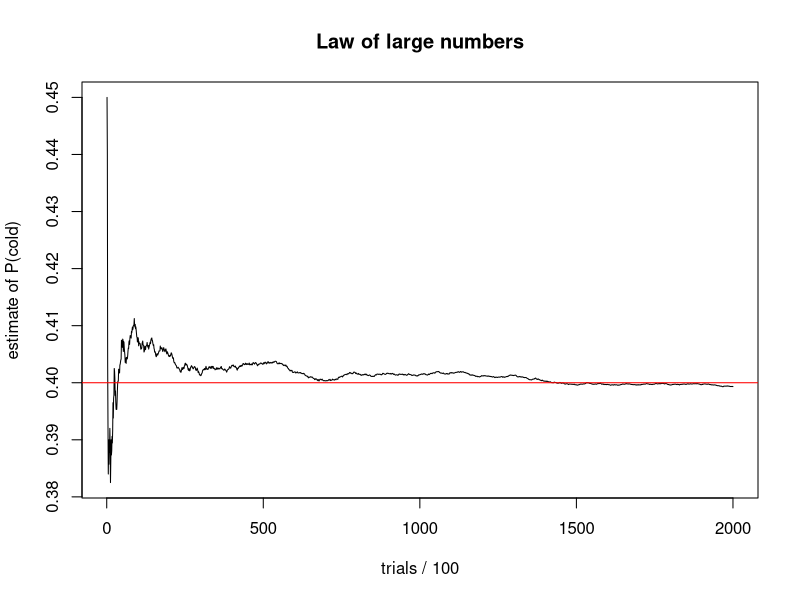

Here is the R script that generated this plot:
## ---- chunk 1
knitr::opts_chunk$set(echo = TRUE, message = FALSE, warning = FALSE,
                      fig.width = 6.5, fig.height = 4, comment = "#>")
# install any missing packages once, then load them
pkgs <- c("dplyr", "ggplot2", "e1071", "rpart", "class", "nnet", "DBI", "RSQLite")
missing <- pkgs[!sapply(pkgs, requireNamespace, quietly = TRUE)]
if (length(missing) > 0) install.packages(missing, repos = "https://cloud.r-project.org")
library(dplyr)
library(ggplot2)
## ---- chunk 2
set.seed(2026)

# ---- daily operations table ----
n_days <- 180
daily <- data.frame(date = seq(as.Date("2026-01-01"), by = "day", length.out = n_days))
daily$wday    <- factor(format(daily$date, "%a"),
                        levels = c("Mon","Tue","Wed","Thu","Fri","Sat","Sun"))
daily$weekend <- as.integer(daily$wday %in% c("Sat", "Sun"))
daily$temp    <- round(26 - 8 * (1:n_days) / n_days + rnorm(n_days, 0, 2), 1)
daily$promo   <- rbinom(n_days, 1, 0.4)
daily$ad_spend <- round(runif(n_days, 50, 300))
# true mechanism: sales = 900 + 2*ad + 150*promo + 180*weekend + 12*temp + noise
daily$sales     <- round(900 + 2 * daily$ad_spend + 150 * daily$promo +
                         180 * daily$weekend + 12 * daily$temp + rnorm(n_days, 0, 120))
daily$customers <- rpois(n_days, daily$sales / 8.5)

# ---- transaction table ----
menu <- data.frame(drink = c("Latte", "Flat White", "Cappuccino", "Cold Brew", "Tea"),
                   price = c(5.5, 5.0, 5.0, 6.0, 4.0))
n_tx <- 800
tx <- data.frame(id = 1:n_tx,
                 date = sample(daily$date, n_tx, replace = TRUE),
                 hour = sample(7:16, n_tx, replace = TRUE,
                               prob = c(.18, .16, .12, .08, .08, .12, .10, .07, .05, .04)))
tx$drink    <- sample(menu$drink, n_tx, replace = TRUE, prob = c(.30, .30, .15, .15, .10))
tx$loyalty  <- rbinom(n_tx, 1, 0.35)
tx$qty      <- 1 + rpois(n_tx, 0.2 + 0.5 * tx$loyalty)   # loyal customers buy more
tx$price    <- menu$price[match(tx$drink, menu$drink)]
tx$spend    <- tx$price * tx$qty
tx$wait_min <- round(rexp(n_tx, rate = 1/3), 2)

head(daily)
head(tx)
## ---- chunk 3
S <- expand.grid(customer1 = c("L","T","C"), customer2 = c("L","T","C"),
                 stringsAsFactors = FALSE)
nrow(S)                                           # |S| = 9
A <- S$customer1 == "L" | S$customer2 == "L"      # at least one latte
S[A, ]
sum(A) / nrow(S)                                  # 5/9
## ---- chunk 4
A <- tx$drink == "Latte"
B <- tx$loyalty == 1

pA  <- mean(A); pB <- mean(B); pAB <- mean(A & B)
c(P_A = pA, P_B = pB, P_A_and_B = pAB)

c(complement   = 1 - pA,
  union_rule   = pA + pB - pAB,
  union_direct = mean(A | B))              # both routes agree
## ---- chunk 5
n <- 8; k <- 3
perm <- factorial(n) / factorial(n - k)     # 8*7*6
comb <- choose(n, k)
c(permutations = perm, combinations = comb, ratio = perm / comb)   # ratio = 3! = 6

5 * 3 * 4                                    # menu variants

nrow(t(combn(8, 3)))                         # enumerate all 56 crews
t(combn(8, 3))[1:3, ]                        # first three crews
## ---- chunk 6
joint <- prop.table(table(drink = tx$drink, member = tx$loyalty))
round(joint, 3)                                     # joint
round(margin.table(joint, 1), 3)                    # marginal: drink
round(margin.table(joint, 2), 3)                    # marginal: member

# conditional: P(drink | member)
cond <- prop.table(table(drink = tx$drink, member = tx$loyalty), margin = 2)
round(cond, 3)

# by formula for Latte given member
joint["Latte", "1"] / sum(joint[, "1"])
## ---- chunk 7
A <- tx$drink == "Latte"; B <- tx$loyalty == 1
c(P_A_and_B = mean(A & B), P_A_times_P_B = mean(A) * mean(B))   # close => independent
c(P_A = mean(A), P_A_given_B = mean(A[B]))

# mutually exclusive: Latte vs Tea in one order
L <- tx$drink == "Latte"; T_ <- tx$drink == "Tea"
mean(L & T_)                                        # 0
mean(L | T_); mean(L) + mean(T_)                    # addition rule without overlap

chisq.test(table(tx$drink, tx$loyalty))$p.value     # formal check (Topic 4.8)
## ---- chunk 8
p_weather <- c(hot = 0.40, cool = 0.60)       # P(B_i), sums to 1
p_cold_given <- c(hot = 0.70, cool = 0.20)    # P(Cold | B_i)

pieces <- p_cold_given * p_weather
pieces
print("------")
sum(pieces)                       # P(Cold) = 0.40
## ---- chunk 9
prior      <- c(hot = 0.40, cool = 0.60)
likelihood <- c(hot = 0.70, cool = 0.20)          # P(cold order | weather)

evidence  <- sum(likelihood * prior)              # P(cold) = 0.40
posterior <- likelihood * prior / evidence
round(posterior, 3)                               # hot 0.70, cool 0.30

# sequential updating: second cold order uses the first posterior as new prior
posterior2 <- likelihood * posterior / sum(likelihood * posterior)
round(posterior2, 3)                              # hot rises to about 0.89
## ---- chunk 10
paths <- data.frame(
  weather = c("Hot", "Hot", "Cool", "Cool"),
  drink   = c("Cold", "Other", "Cold", "Other"),
  p_branch1 = c(.40, .40, .60, .60),
  p_branch2 = c(.70, .30, .20, .80))
paths$p_path <- paths$p_branch1 * paths$p_branch2
paths

# the same numbers as a contingency table
tab <- xtabs(p_path ~ weather + drink, data = paths)
addmargins(tab)

# conditional from the table: P(Hot | Cold)
tab["Hot", "Cold"] / sum(tab[, "Cold"])
## ---- chunk 11
set.seed(42)
N <- 200000
hot  <- rbinom(N, 1, 0.40) == 1
cold <- ifelse(hot, rbinom(N, 1, 0.70), rbinom(N, 1, 0.20)) == 1

c(sim_P_cold = mean(cold),         theory = 0.40)
c(sim_P_hot_given_cold = mean(hot[cold]), theory = 0.70)

# convergence of the estimate
running <- cumsum(cold) / seq_along(cold)
plot(running[seq(100, N, by = 100)], type = "l", xlab = "trials / 100",
     ylab = "estimate of P(cold)", main = "Law of large numbers")
abline(h = 0.40, col = "red")
## ---- chunk 12
actions <- c(50, 100, 150)
demand  <- c(Low = 40, Medium = 90, High = 140)
p       <- c(Low = 0.3, Medium = 0.5, High = 0.2)

payoff <- outer(actions, demand, function(a, d) 4 * pmin(a, d) - 1.5 * a)
dimnames(payoff) <- list(paste0("bake", actions), names(demand))
payoff

ev <- payoff %*% p                        # expected payoff per action
ev
best_now     <- max(ev)
perfect_info <- sum(apply(payoff, 2, max) * p)
c(best_action = actions[which.max(ev)], EV = best_now,
  EV_perfect_info = perfect_info, EVPI = perfect_info - best_now)
## ---- chunk 13
